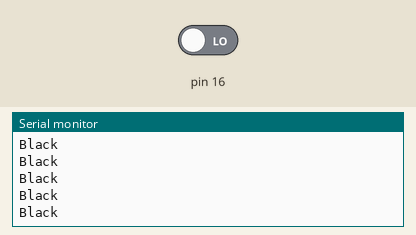
This sketch was run on a simulated Arduino Uno, built with avr-gcc and run on an emulated ATmega328P. Parts: the last lines printed to the serial monitor. Inputs (shaded band) come from the test bench; at power-on: pin 16 LOW.

Above: at 0.8 s.
0.9 s: pin 16 driven HIGH
At 2.0 s:
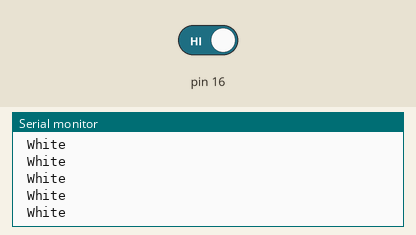
8.8 s: pin 16 driven LOW
At 9.5 s:
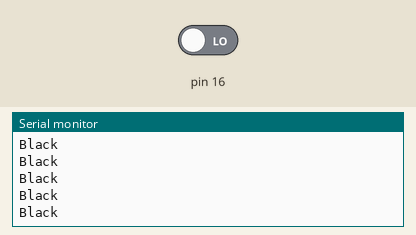
14.8 s: pin 16 driven HIGH
At 15.3 s:
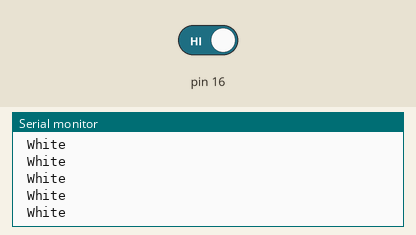

Measured:
- after the input at 0.9 s, the serial monitor: prints a new line after 0.07 s (image 1)
- after the input at 8.8 s, the serial monitor: prints a new line after 0.07 s (image 2)
- after the input at 14.8 s, the serial monitor: prints a new line after 0.07 s (image 3)

The sketch:

Analog_Read_IR.ino
```cpp
# include <avr/io.h>

int main (void)
{
    Serial.begin(9600);
    DDRD =0x00;
    PORTD=0b00000000;

    while (1)
    {
      if((PINC&(1<<PC2)))
      //!(PIND&(1<<PD2))==0
      //if(PIND&(1<<PD2))==(1<<PD2))
      {
        Serial.println(" White");
        }
        else
        {
          Serial.println("Black");
        }


    }
    return 0;
}
```
